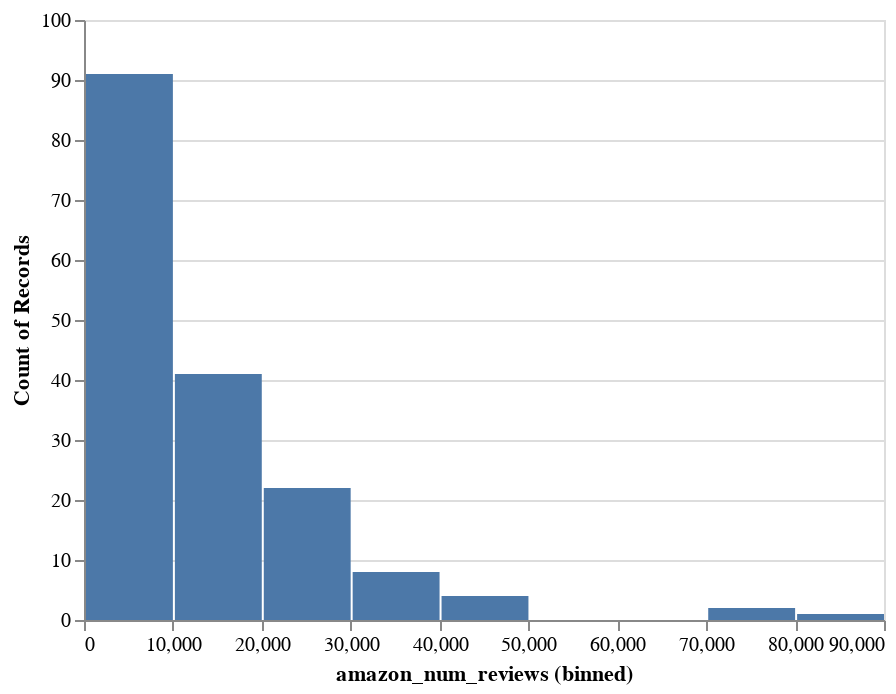

Notebook code cell kept with this figure:
### Code cell
# Quantitative Univariate Visual Summaries
alt.Chart(amazon_book).mark_bar().encode(
    x = alt.X("amazon_num_reviews", bin = True),
    y = 'count()'
)

### Figure 1 — Vega-Lite specification as saved in the notebook (floating-point values rounded to 4 significant figures; data arrays with more than 128 entries replaced by an {"elided": "..."} marker saying what was removed)
{"config": {"view": {"continuousWidth": 400, "continuousHeight": 300}}, "data": {"name": "data-287baa4ff8aeb7bd4f49dcbf6f86ddc1"}, "mark": "bar", "encoding": {"x": {"bin": true, "field": "amazon_num_reviews", "type": "quantitative"}, "y": {"aggregate": "count", "type": "quantitative"}}, "$schema": "https://vega.github.io/schema/vega-lite/v4.17.0.json", "datasets": {"data-287baa4ff8aeb7bd4f49dcbf6f86ddc1": {"elided": "169 records"}}}
